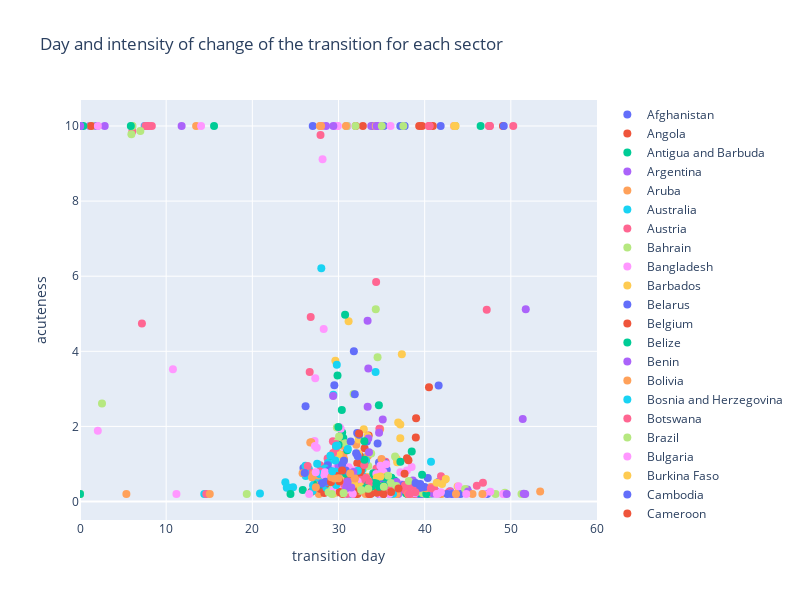

Write notebook code for a chart like this one.
### Code cell
# this one would be much cuter with colors standing for continents
fig = go.Figure()
for country in countries: 
    hover = []
    for sector in sectors:
        hover.append(country + ', ' + sector)
    fig.add_trace(go.Scatter(x=list(df_param.xs(country,level=0,axis=1).xs('transition day',axis=0)), #l=acuteness
                             y=list(df_param.xs(country,level=0,axis=1).xs('acuteness',axis=0)),
                             mode = "markers",
                             name = country,
                             text=hover))


fig.update_xaxes(range=[0,60]) # m from 0 to numbe of days
fig.update_xaxes(title_text="transition day")
fig.update_yaxes(title_text="acuteness")

fig.update_traces(marker=dict(size=8),
                  selector=dict(mode='markers'))

fig.update_layout(height=600, width=800,title_text="Day and intensity of change of the transition for each sector")
           
fig.show()
